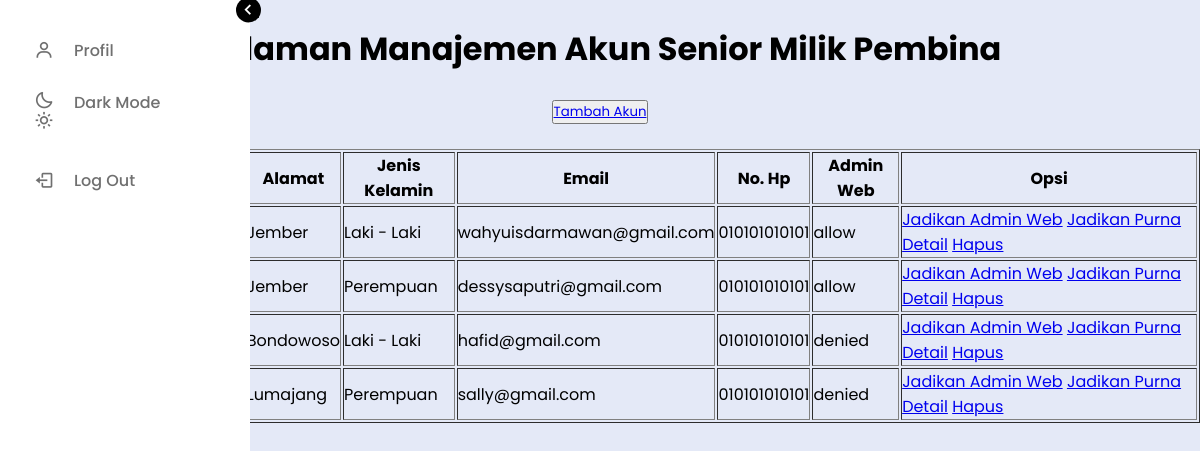
The page /pembina/menu_manajemen_akun_senior.php on the database as committed earlier.
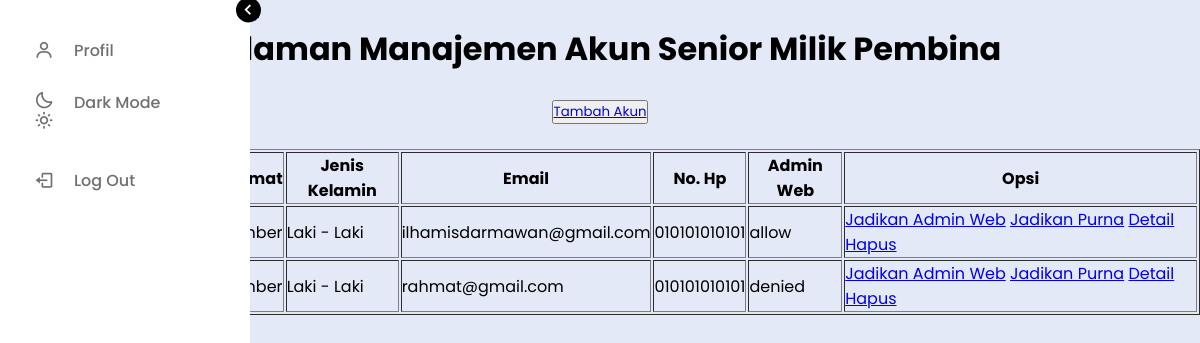
The same page on the database as committed later.
### tables this page shows
CREATE TABLE `siswa` (
  `nisn` int(11) NOT NULL,
  `kelas_id` int(11) NOT NULL,
  `nama` varchar(255) DEFAULT NULL,
  `gender` enum('L','P') DEFAULT NULL,
  `alamat` varchar(255) DEFAULT NULL,
  `email` varchar(255) DEFAULT NULL,
  `no_hp` varchar(15) NOT NULL,
  `foto` varchar(255) NOT NULL,
  `password` varchar(255) DEFAULT NULL,
  `status` enum('aktif','tidak') DEFAULT NULL,
  `role` enum('junior','senior','purna') DEFAULT NULL,
  `level` enum('allow','denied') DEFAULT NULL
);

### pembina/menu_manajemen_akun_senior.php (the view, shortened to what this page needs)
<!DOCTYPE html>
<html lang="en">
<head>
</head>
<body>
    <?php
    include "../main/menu.php";
    ?>
    <center>
    <h1>Halaman Manajemen Akun Senior Milik Pembina</h1>
    </center>
    <br>
    <center>
        <button type="submit" name="btnTambahSenior" class="custom"><a href="./menu_manajemen_tambah_senior.php">Tambah Akun</a></button>
    </center>
    <br>
    <div class="card-body-table-menu-manajemen-akun-senior">
        <?php
        $query = mysqli_query($db, "SELECT siswa.nisn, siswa.nama, kelas.nama AS kelas, siswa.alamat, siswa.gender, siswa.no_hp, siswa.email, siswa.level FROM siswa join kelas on siswa.kelas_id = kelas.id_kelas WHERE role = 'senior' AND status = 'aktif'");
        if (mysqli_num_rows($query) > 0) {
            ?>
            <table style="margin-left:auto;margin-right:auto" border="1">
                <tr>
                    <th>NISN</th>
                    <th>Nama Lengkap</th>
                    <th>Kelas</th>
                    <th>Alamat</th>
                    <th>Jenis Kelamin</th>
                    <th>Email</th>
                    <th>No. Hp</th>
                    <th>Admin Web</th>
                    <th>Opsi</th>
                </tr>
                <?php
                while ($a = mysqli_fetch_assoc($query)) {
                    $nisnSiswa = $_SESSION['nisnSiswa'] = $a['nisn'];
                    $namaSiswa = $_SESSION['namaSiswa'] = $a['nama'];
                    $kelasSiswa = $_SESSION['kelasSiswa'] = $a['kelas'];
                    $alamatSiswa = $_SESSION['alamatSiswa'] = $a['alamat'];
                    $genderSiswa = $_SESSION['genderSiswa'] = $a['gender'];
                    $noHpSiswa = $_SESSION['noHpSiswa'] = $a['no_hp'];
                    $emailSiswa = $_SESSION['emailSiswa'] = $a['email'];
                    $levelSiswa = $_SESSION['levelSiswa'] = $a['level'];
                    if ($genderSiswa == 'L') {
                        $genderSiswa = "Laki - Laki";
                    } else {
                        $genderSiswa = "Perempuan";
                    }
                    ?>
                    <tr>
                        <td><?= $nisnSiswa ?></td>
                        <td><?= $namaSiswa ?></td>
                        <td><?= $kelasSiswa ?></td>
                        <td><?= $alamatSiswa ?></td>
                        <td><?= $genderSiswa ?></td>
                        <td><?= $emailSiswa ?></td>
                        <td><?= $noHpSiswa ?></td>
                        <td><?= $levelSiswa ?></td>
                        <td>
                            <a href="?update1&nisn=<?= $nisnSiswa ?>" onclick="return confirm('Apakah kamu yakin ingin menjadikan data tersebut menjadi admin?')">Jadikan Admin Web</a>
                            <a href="?update2&nisn=<?= $nisnSiswa ?>" onclick="return confirm('Apakah kamu yakin ingin menjadikan data tersebut menjadi purna?')">Jadikan Purna</a>
                            <a href="./menu_manajemen_detail_senior.php?nisn=<?= $nisnSiswa ?>" class='detail'>Detail</a>
                            <a href="?delete&nisn=<?= $nisnSiswa ?>" onclick="return confirm('Apakah kamu yakin ?')">Hapus</a>
                        </td>
                    </tr>
                <?php } ?>
            </table>
        <?php } else {
            echo "<p>Tidak ada data yang ditemukan</p>";
        } ?>
    </div>
</body>
</html>

Rows that differ between the two databases and show on the page:
no longer on this page (row edited): siswa: alamat "Jember", gender "Laki - Laki", email "wahyuisdarmawan@gmail.com", no_hp "010101010101", level "allow"
no longer on this page (row edited): siswa: alamat "Jember", gender "Perempuan", email "dessysaputri@gmail.com", no_hp "010101010101", level "allow"
no longer on this page (row edited): siswa: alamat "Bondowoso", gender "Laki - Laki", email "hafid@gmail.com", no_hp "010101010101", level "denied"
no longer on this page (row edited): siswa: alamat "Lumajang", gender "Perempuan", email "sally@gmail.com", no_hp "010101010101", level "denied"
now on this page (row edited): siswa: alamat "Jember", gender "Laki - Laki", email "ilhamisdarmawan@gmail.com", no_hp "010101010101", level "allow"
now on this page (row edited): siswa: alamat "Jember", gender "Laki - Laki", email "rahmat@gmail.com", no_hp "010101010101", level "denied"
